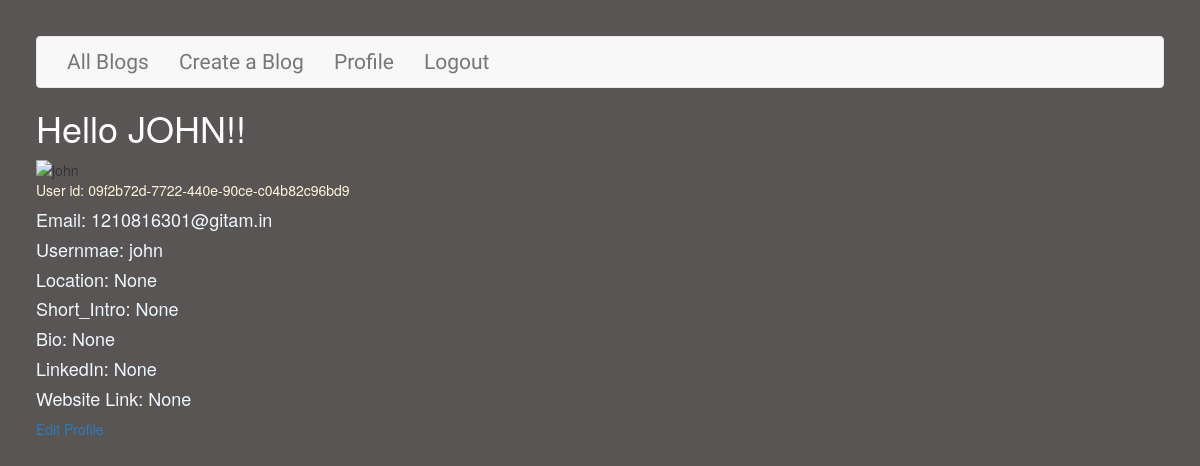
/users/ (signed in), run on an earlier commit of the app's database.
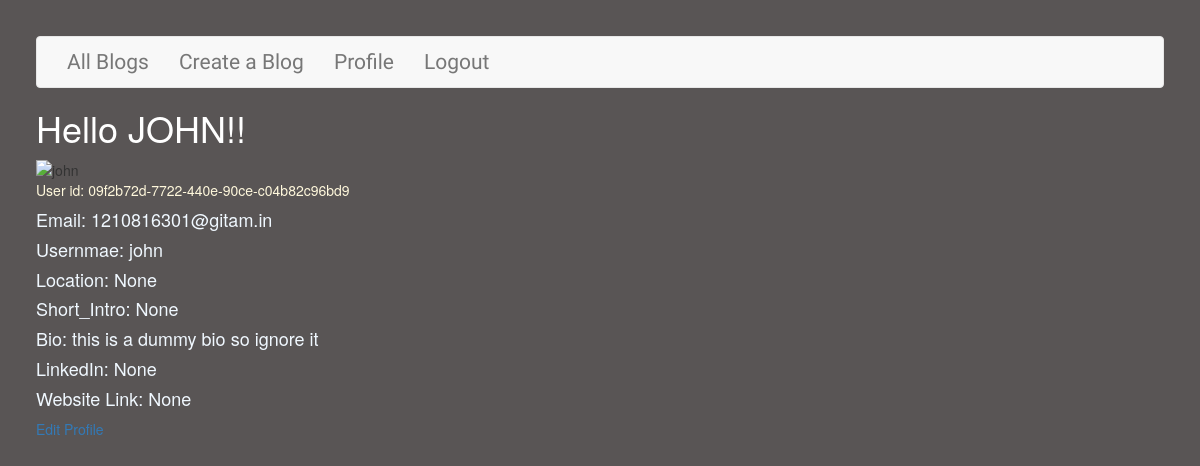
And on a later commit of the database.
### users/models.py (models this page shows, shortened)
class Profile(models.Model):
    user = models.OneToOneField(User, on_delete=models.CASCADE, null=True, blank=True)
    name = models.CharField(max_length=200, blank=True, null=True)
    email = models.EmailField(max_length=500, blank=True, null=True)
    username = models.CharField(max_length=200, blank=True, null=True)
    location = models.CharField(max_length=200, blank=True, null=True)
    short_intro = models.CharField(max_length=200, blank=True, null=True)
    bio = models.TextField(blank=True, null=True)
    profile_image = models.ImageField(
        null=True, blank=True, upload_to='profiles/', default="default.jpg")
    social_github = models.CharField(max_length=200, blank=True, null=True)
    social_twitter = models.CharField(max_length=200, blank=True, null=True)
    social_linkedin = models.CharField(max_length=200, blank=True, null=True)
    social_youtube = models.CharField(max_length=200, blank=True, null=True)
    social_website = models.CharField(max_length=200, blank=True, null=True)
    created = models.DateTimeField(auto_now_add=True)
    id = models.UUIDField(default=uuid.uuid4, unique=True,
                          primary_key=True, editable=False)
    class Meta:
        ordering = ['created']

### users/views.py (the view)
# urls.py: path('', views.profile_page, name ="users"),
@login_required(login_url='login')
def profile_page(request):
    profile = request.user.profile
    context = { 'profile': profile }
    return render(request, 'users/profile_page.html', context)

### users/templates/users/profile_page.html (shortened to what this page needs)
{% extends 'base.html' %}
{% block content %}
    <h1>Hello {{profile.name}}!!</h1>
    <img src="{{profile.profile_image_url}}" alt="{{profile.username}}" srcset="">
    <p>User id: {{profile.id}}</p>
    <h4> Email:  {{profile.email}}</h4>
    <h4>Usernmae: {{profile.username}}</h4>
    <h4>Location:  {{profile.location}}</h4>
    <h4>Short_Intro:  {{profile.short_intro}}</h4>
    <h4>Bio: {{profile.bio}}</h4>
    <h4>LinkedIn: {{profile.social_linkedin}}</h4>
    <h4>Website Link: {{profile.social_website}}</h4>
    <a href="{% url 'update_profile' %}">Edit Profile</a>
{% endblock %}

What changed in the data, as far as the page shows it:
changed Profile "JOHN": bio "None" → "this is a dummy bio so ignore it"
